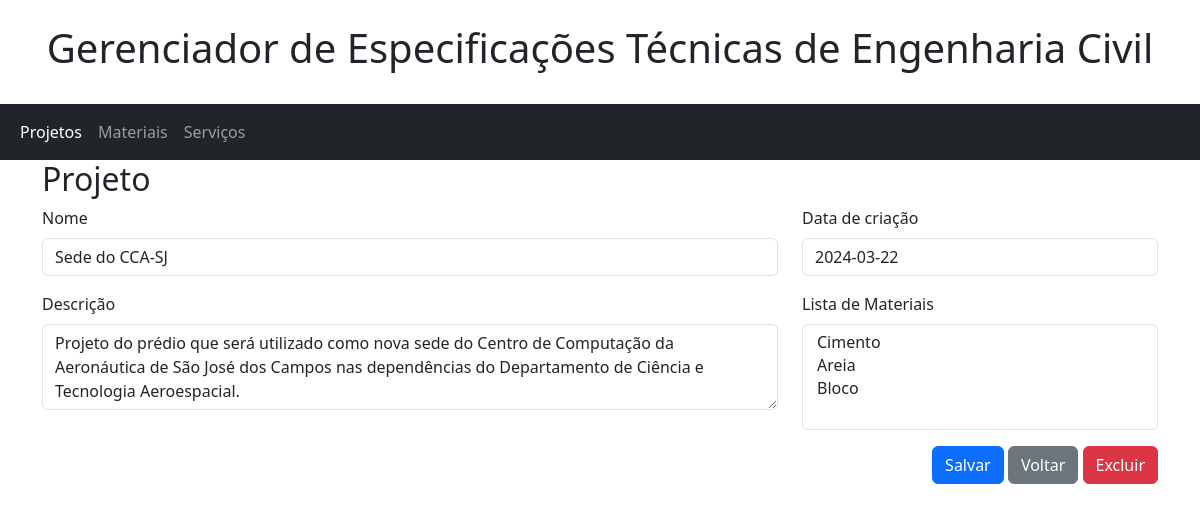
Page /projeto/editar/1/ (signed in) on the earlier database version.
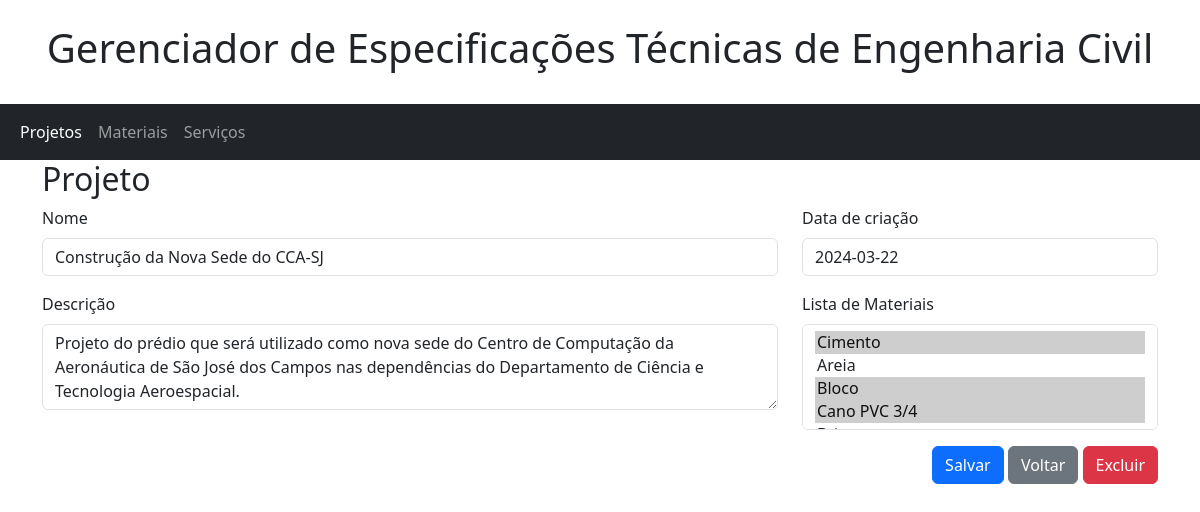
Same page on the later database version.
### app_gerenciador/models.py (models this page shows, shortened)
class Projeto(models.Model):
    nome = models.CharField(
        max_length=100,
        verbose_name='Nome do projeto'
    )
    descricao = models.TextField(
        verbose_name='Descrição'
    )
    dt_criacao = models.DateField(
        verbose_name='Data de criação'
    )
    lista_de_materiais = models.ManyToManyField(
        Material,
        verbose_name='Lista de materiais'
    )
    lista_de_servicos = models.ManyToManyField(
        Servico,
        verbose_name='Lista de codigo de serviços',
    )
    class Meta:
        verbose_name_plural = "Projetos"

### app_gerenciador/views/projeto.py (the view)
@method_decorator(login_required(login_url='/auth/login/'), name='dispatch')
class ProjetoUpdateView(UpdateView):
    model = Projeto
    form_class = ProjetoForm
    success_url = reverse_lazy('projeto_list')
    template_name = "projeto/form.html"
    actions = ['projeto_editar']

### app_gerenciador/forms/projeto.py
class ProjetoForm(forms.ModelForm):
    class Meta:
        model = Projeto
        fields = [
            'nome',
            'dt_criacao',
            'descricao',
            'lista_de_materiais'
        ]
        widgets = {
            'nome': forms.TextInput(
                attrs={
                    'class': 'form-control'
                }
            ),
            'dt_criacao': forms.TextInput(
                attrs={
                    'class': 'form-control'
                }
            ),
            'descricao': forms.Textarea(
                attrs={
                    'class': 'form-control',
                    'rows': 3,
                    'cols': 20
                }
            ),
            'lista_de_materiais': forms.SelectMultiple(
                attrs={
                    'class': 'form-control'
                }
            )
        }
        labels = {
            'nome': 'Nome',
            'dt_criacao': 'Data de criação',
            'lista_de_materiais': 'Lista de Materiais'
        }

### app_gerenciador/models.py (called while the page is built)
    def __str__(self):
        return str(self.nome)

### app_gerenciador/templates/projeto/form.html (shortened to what this page needs)
{% extends "home.html" %}
{% block content %}
<form method="post" action="">
  <div class="container">
    <h2> Projeto </h2>
    <div class="row">
      <div class="col-sm-8">
        <div class="mb-3">
          <label class="form-label" for="{{ form.nome.auto_id }}">{{ form.nome.label }}</label>
          {{ form.nome }}
        </div>
      </div>
      <div class="col-sm-4">
        <div class="mb-3">
          <label class="form-label" for="{{ form.dt_criacao.auto_id }}">{{ form.dt_criacao.label }}</label>
          {{ form.dt_criacao }}
        </div>
      </div>
    </div>
    <div class="row">
      <div class="col-sm-8">
        <div class="mb-3">
          <label class="form-label" for="{{ form.descricao.auto_id }}">{{ form.descricao.label }}</label>
          {{ form.descricao }}
        </div>
      </div>
      <div class="col-sm-4">
        <div class="mb-3">
          <label class="form-label" for="{{ form.lista_de_materiais.auto_id }}">{{ form.lista_de_materiais.label }}</label>
          {{ form.lista_de_materiais }}
        </div>
      </div>
    </div>
    <div style="float: right;">
    <button type="submit" class="btn btn-primary">Salvar</button>
    <button type="button" class="btn btn-secondary" onclick="location.href = '{% url 'projeto_list' %}'">Voltar</button>
    {% if object.id %}
      <button type="button" class="btn btn-danger" onclick="location.href = '{% url 'projeto_delete' pk=object.id %}'">Excluir</button>
    {% endif %}
  </div>
  </div>
</form>
{% endblock content %}

Differences in the rows shown:
changed Projeto: nome "Sede do CCA-SJ" → "Construção da Nova Sede do CCA-SJ"
Other differences:
form field lista_de_materiais: "Cimento / Areia / Bloco" → "Cimento ☑ / Areia / Bloco ☑ / Cano PVC 3/4 ☑"
